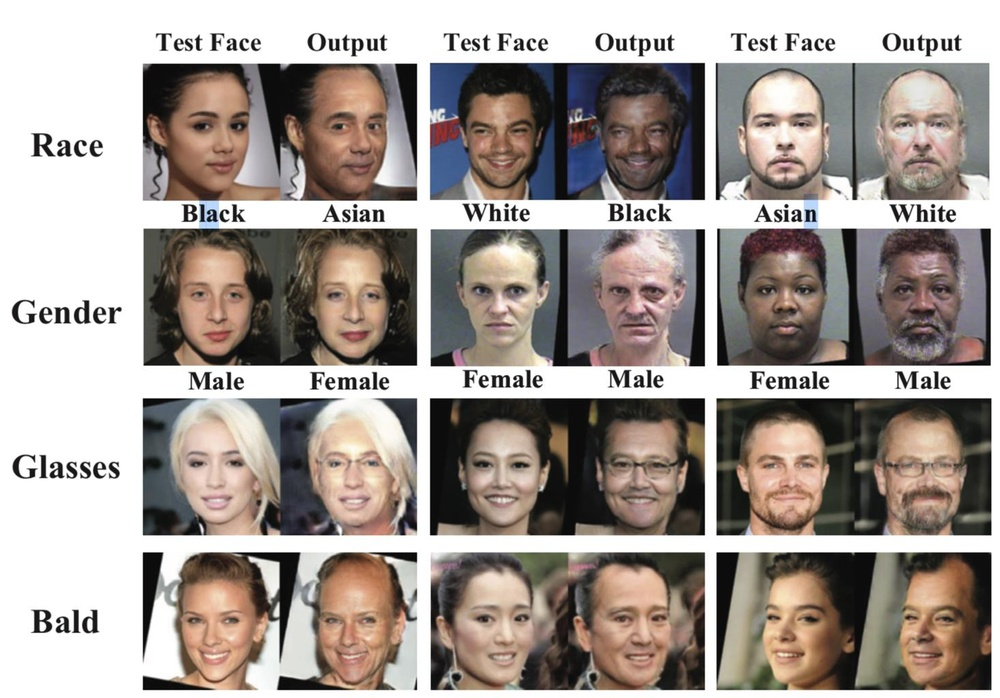
//> input picture test.jpg, 1000 x 698 px, shrunk from 1466 x 1024 before the run
$ ./OpenCv-HaaCascade_face_detection_code   (built with g++ and OpenCV 4)
//> lines starting //> are read from the running program, lines starting //| are printed output that depends on the picture; after the words box and inside, x2 and y2 are one past the last pixel; in counts of white or black regions, pixels touching at a corner belong together
#include <opencv2/opencv.hpp>
#include <opencv2/objdetect.hpp>
#include <opencv2/imgproc.hpp>
#include <iostream>

int main() {
    // Load the pre-trained Haar Cascade XML classifier
    cv::CascadeClassifier face_cascade;
    if (!face_cascade.load("./haarcascade_frontalface_default.xml")) {
        std::cerr << "Error loading face cascade file!" << std::endl;
        return -1;
    }

    // Load an image from file
    cv::Mat image = cv::imread("test.jpg");
//> image is the input picture: 698 rows x 1000 cols, CV_8UC3; mean B, G, R 148.2, 153.8, 162.8
    if (image.empty()) {
        std::cerr << "Error loading image!" << std::endl;
        return -1;
    }

    // Convert the image to grayscale
    cv::Mat gray_image;
    cv::cvtColor(image, gray_image, cv::COLOR_BGR2GRAY);
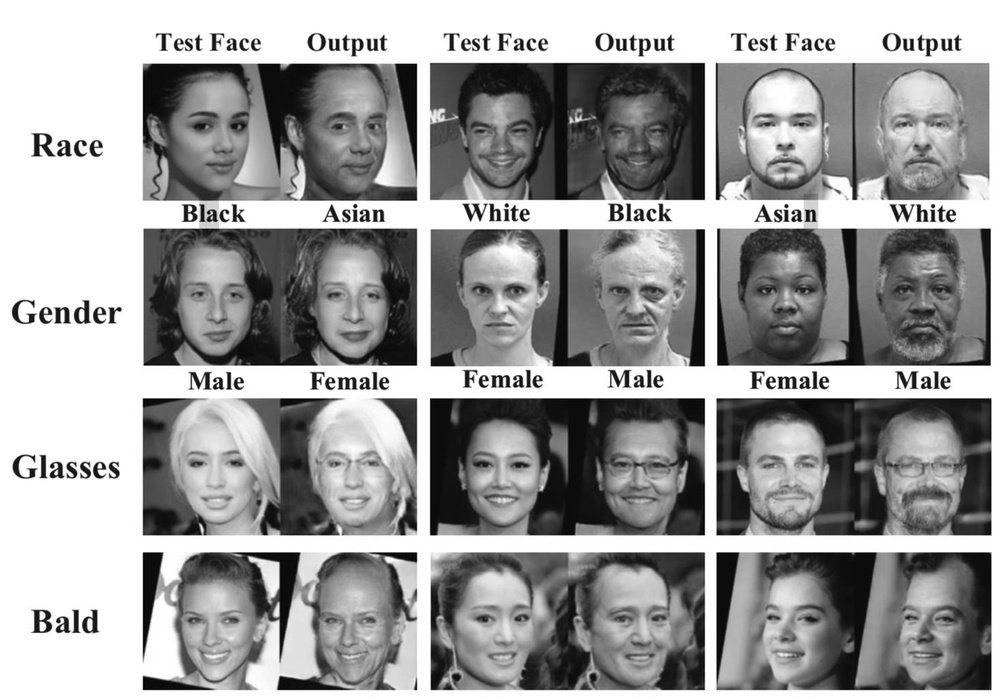
//> gray_image: 698 rows x 1000 cols, CV_8UC1; min 0, max 255, mean 155.8

    // Detect faces in the image
    std::vector<cv::Rect> faces;
    face_cascade.detectMultiScale(image, faces, 1.1, 3, 0, cv::Size());
//> faces = 25 Rects (x, y, width, height), first 8: [152, 569, 49, 49], [745, 582, 89, 89], [310, 86, 97, 97], [600, 100, 78, 78], [881, 580, 94, 94], [309, 261, 91, 91], [171, 259, 91, 91], [306, 426, 95, 95]
    // Draw rectangles around detected faces
    for (size_t i = 0; i < faces.size(); i++) {
        cv::rectangle(image, faces[i], cv::Scalar(255, 137, 0), 2);
    }
//> this loop made 25 passes
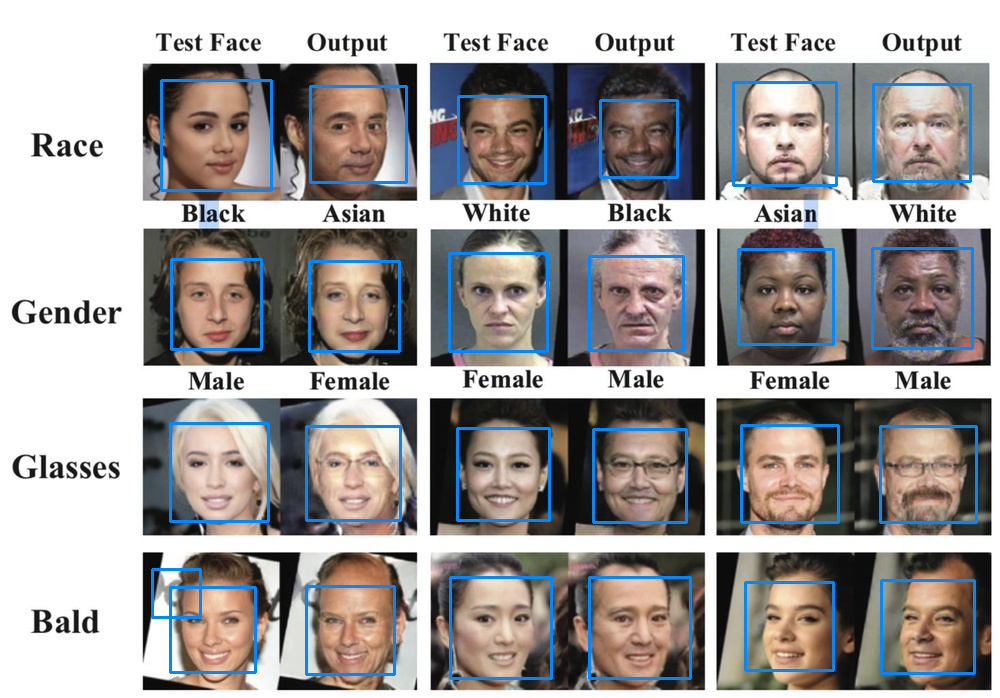
//> image: 698 rows x 1000 cols, CV_8UC3; 3.96% of pixels changed, all inside (x1, y1, x2, y2) = (151, 79, 978, 680)

    // Display the result
    cv::imshow("Detected Faces", image);
    cv::waitKey(0);

    return 0;
}
